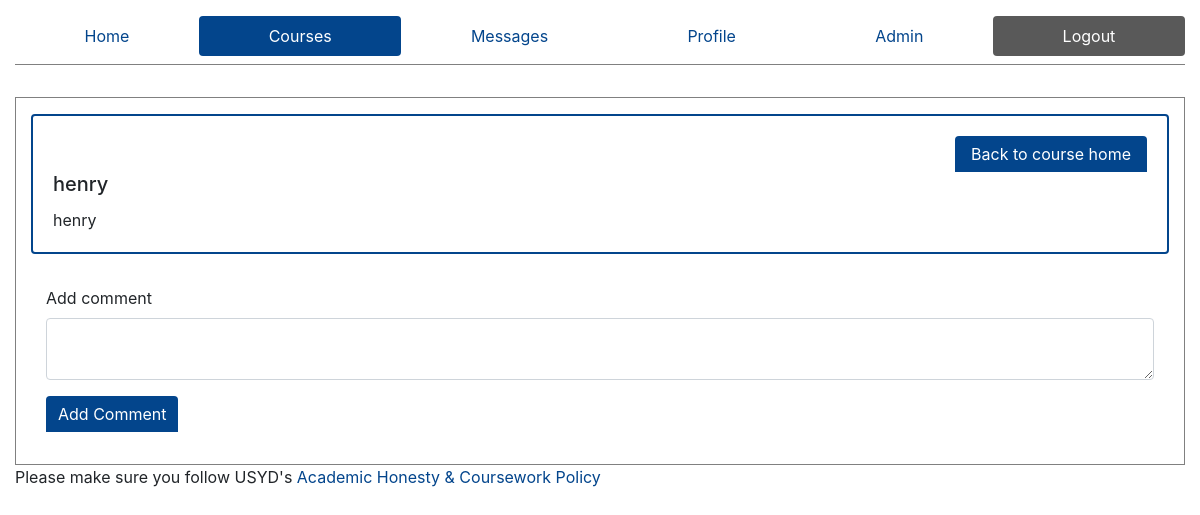
/courses/1111/7 (signed in), run on an earlier commit of the app's database.
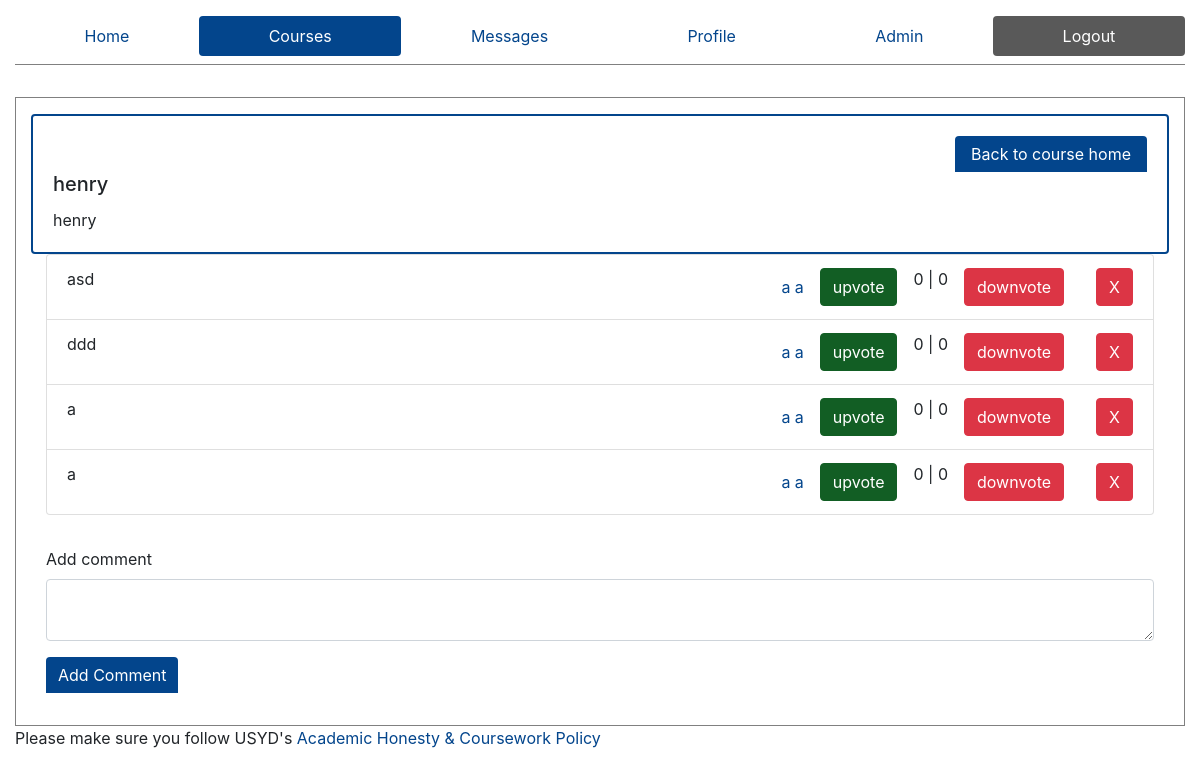
And on a later commit of the database.
### ed/models.py (models this page shows)
class Resource(models.Model):
    course = models.ForeignKey(Course, on_delete=models.CASCADE, null=True)
    resourceName = models.CharField(max_length=50, default="Resource Name")
    resourceDescription = models.CharField(max_length=200, default="Description")
    resourceLink = models.CharField(max_length=200, default="Resource Link")

class Comment(models.Model):
    resource = models.ForeignKey(Resource, on_delete=models.CASCADE, related_name='comments')
    body = models.TextField()
    user = models.ForeignKey(Profile, on_delete=models.CASCADE, null=True)
    upvotes = models.IntegerField(default=0)
    downvotes = models.IntegerField(default=0)

class Profile(models.Model):
    user = models.OneToOneField(User, on_delete=models.CASCADE, related_name='+', default=1)
    FirstName = models.CharField(max_length=50,default='firstname')
    LastName = models.CharField(max_length=50,default='lastname')
    is_admin = models.BooleanField('Is admin', default=False)

### ed/views.py (the view, shortened to what this page needs)
# urls.py: path('courses/<slug:code>/<int:id>', views.singleResource, name='Resource'),
def singleResource(request,code, id):
    is_admin = False
    p = Profile.objects.get(user=request.user)
    error = ''
    if p.is_admin:
        is_admin = True
    if not request.POST:
        resource = Resource.objects.get(id=id)
        try:
            comments = Comment.objects.filter(resource=resource).\
                annotate(totalvotes = F('upvotes') - F('downvotes')).order_by('-totalvotes')
        except:
            comments = {}
        context = {
            'active': 'courses',
            'resource': resource,
            'comments': comments,
            'is_admin': is_admin
        }
        return render(request, 'resource.html', context=context)

### templates/resource.html (shortened to what this page needs)
{% extends "core.html" %}
{% block content %}
<div class="card">
    <div class="card-body">
        <a class="btn btn-primary" style="display: flex; width: 12rem; margin-left: auto; justify-content: center;" href="/courses/{{resource.course.courseCode}}" style="margin-bottom: 1rem;">
            Back to course home
        </a>
        <h5 class="card-title">
            {{ resource.resourceName}}
        </h5>
        <p class="card-text">
            {{ resource.resourceDescription}}
        </p>
    </div>
</div>
<div class="container-fluid">
    {% if comments %}
        <ul class='list-group'>
            {% for comment in comments %}
                <li class="list-group-item" style="display: flex;">
                    <div class="comment-body" style="width: 50%; max-width: 50%;">
                    {{comment.body}}
                    </div>
                    <div class="comment-author" style="margin-left: auto; display: flex; align-items: center;">
                        <a href="/profile/{{comment.user.id}}">
                            {{comment.user.FirstName}} {{comment.user.LastName}}
                        </a>
                    </div>
                    <div class="comment-votes">
                        <div class="upvote">
                            <form action="/courses/{{resource.course.courseCode}}/{{resource.id}}" method="post" >
                                <input type="submit" value="upvote" class="btn btn-success">
                            </form>
                        </div>
                        <p>
                            {{comment.upvotes}} | {{comment.downvotes}}
                        </p>
                        <div class="downvote">
                            <form action="/courses/{{resource.course.courseCode}}/{{resource.id}}" method="post" role='form'>
                                <input type="submit" value="downvote" class="btn btn-danger">
                            </form>
                        </div>
                        {% if is_admin %}
                            <div class="admin-delete btn btn-danger">
                                X
                            </div>
                        {% endif %}
                    </div>
                </li>
            {% endfor %}
        </ul>
    {% endif %}
    <form action="/courses/{{resource.course.courseCode}}/{{resource.id}}" method="post" style="margin-top: 2rem;" role="form">
        <div class="form-group">
            <label for="comment" >Add comment</label>
            <textarea id="comment" name="comment" type="text" class="form-control"> </textarea>
        </div>
        <div class="form-group">
            <input type="submit" value="Add Comment" style="width: auto" class="btn btn-primary" role="button">
        </div>
    </form>
</div>
{% endblock %}

### templates/core.html (shortened to what this page needs)
<!DOCTYPE html>
<html lang="en">
<head>
    {% load static %}
    <link rel="stylesheet" type="text/css" href="{% static 'bootstrap.css' %}">
    <link rel="stylesheet" type="text/css" href="{% static 'styles.css' %}">
</head>
<body>
<div class="container" style='max-width: 1200px;'>
{% if user.is_authenticated %}
<div role="navigation">
    <ul class="nav nav-pills nav-fill" style="margin-top:1rem; margin-bottom: 2rem; border-bottom: 1px solid gray; padding-bottom: 0.5rem;" role="tablist" aria-label='main'>
        <li class="nav-item" role="tab">
          <a class="nav-link {% if active == 'home'%} active {% endif %}" href="/">
            Home
          </a>
        </li>
        <li class="nav-item" role="tab">
          <a class="nav-link {% if active == 'courses'%} active {% endif %}" href="/courses">
            Courses
          </a>
        </li>
        <li class="nav-item" role="tab">
          <a class="nav-link {% if active == 'messages'%} active {% endif %}" href="/messages">
            Messages
          </a>
        </li>
        <li class="nav-item" role="tab">
          <a class="nav-link {% if active == 'profile'%} active {% endif %}" href="/profile">
            Profile
          </a>
        </li>
        {% if is_admin %}
        <li class="nav-item" role="tab">
          <a class="nav-link {% if active == 'admin'%} active {% endif %}" href="/admin">
            Admin
          </a>
        </li>
        {% endif %}
        <li class="nav-item" role="tab" style="margin-top: auto;">
          <a class="nav-link" style="background-color: #595959; color: white;" aria-label="logout" href="/logout">
            Logout
          </a>
        </li>
    </ul>
  </div>
    {% endif %}
<div class="container-fluid" style="border: 1px solid gray; padding-top: 1rem; padding-bottom: 1rem;" role="main">
  {% block content %}
  {% endblock %}
</div>
</body>
<footer>
  <p>Please make sure you follow USYD's <a href="https://www.sydney.edu.au/students/academic-integrity.html?fbclid=IwAR0Sv-xDId5Wdanpzrv_CAhRjr_whQgItOLTuunNl18rDD-C6GarzPqbKE8">Academic Honesty & Coursework Policy</a></p>
</footer>

### ed/static/styles.css (style rules this page uses)
.nav { margin-bottom: 1rem; }
input { border: 1px solid gray; }
.comment-votes { display: flex; align-items: center; }
.comment-votes .upvote { margin-right: 1rem; margin-left: 1rem; }
.comment-votes .downvote { margin-right: 1rem; margin-left: 1rem; }
.card { border: 2px solid #03458c; }
.btn-primary { border: unset; border: 0.25rem !important; border-top-left-radius: 0.25rem !important; border-bottom-left-radius: 0 !important; border-bottom-right-radius: 0 !important; }
.admin-delete { margin-left: 1rem !important; height: 38px; }

What changed in the data, as far as the page shows it:
added Comment: body "asd", user.FirstName "a", user.LastName "a", upvotes "0", downvotes "0"
added Comment: body "ddd", user.FirstName "a", user.LastName "a", upvotes "0", downvotes "0"
added Comment: body "a", user.FirstName "a", user.LastName "a", upvotes "0", downvotes "0"
added Comment: body "a", user.FirstName "a", user.LastName "a", upvotes "0", downvotes "0"
